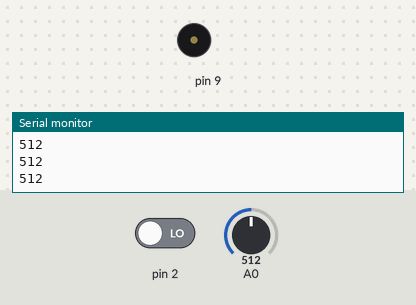
The sketch below on a simulated Arduino Uno, built with avr-gcc and run on an emulated ATmega328P. Shown: buzzer (waves = sounding), the last lines printed to the serial monitor. The inputs (shaded band) are chosen by the test bench; at power-on: pin 2 LOW, A0 = 512.

Above: at 1.2 s.
1.3 s: pin 2 driven HIGH
At 2.1 s:
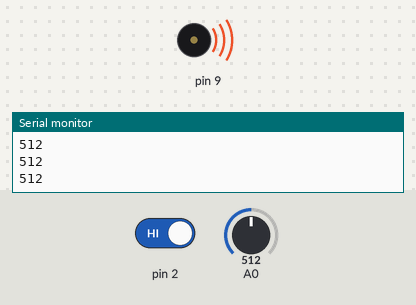
2.8 s: A0 set to 716
At 3.7 s:
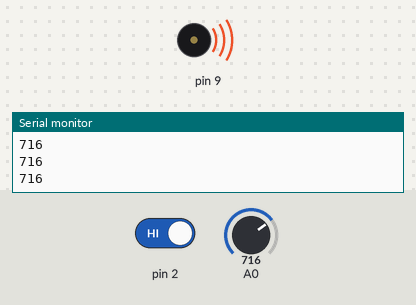
4.3 s: A0 set to 900
At 4.9 s:
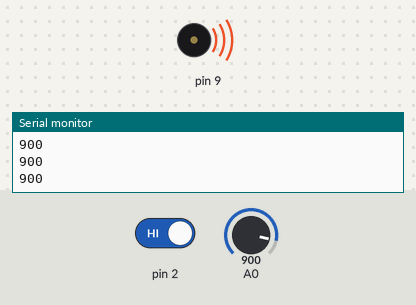
5.8 s: pin 2 driven LOW
At 6.8 s:
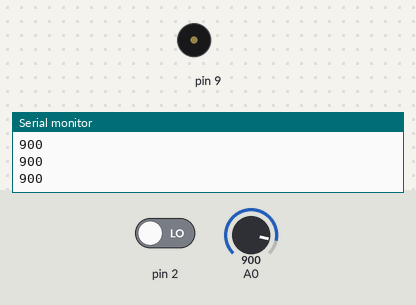
Timing chart, 0 to 8.3 s (numbered marks = the images above; inputs shaded):
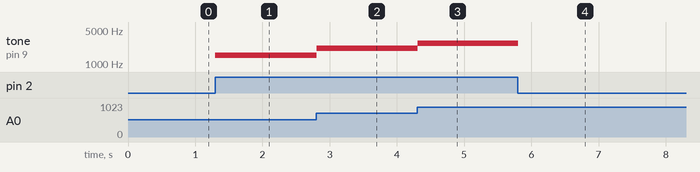

Measured:
- after the input at 1.3 s, tone on pin 9: silent → 1521 Hz at once
- after the input at 2.8 s, tone on pin 9: 1521 Hz → 2111 Hz at once
- after the input at 4.3 s, tone on pin 9: 2111 Hz → 2644 Hz at once
- after the input at 5.8 s, tone on pin 9: 2644 Hz → silent at once

The sketch:

tone.ino
```cpp
int reading;
int freq;

void setup() {
  Serial.begin(9600);
  pinMode(9, OUTPUT);
  pinMode(2, INPUT);

}

void loop() {
  reading = analogRead(A0);
  freq = map(reading, 0 , 1023, 40, 3000);
  Serial.println(reading);
  if (digitalRead(2) == 1) {
    tone(9, freq);
  } else {
    noTone(9);
  }


}
```
